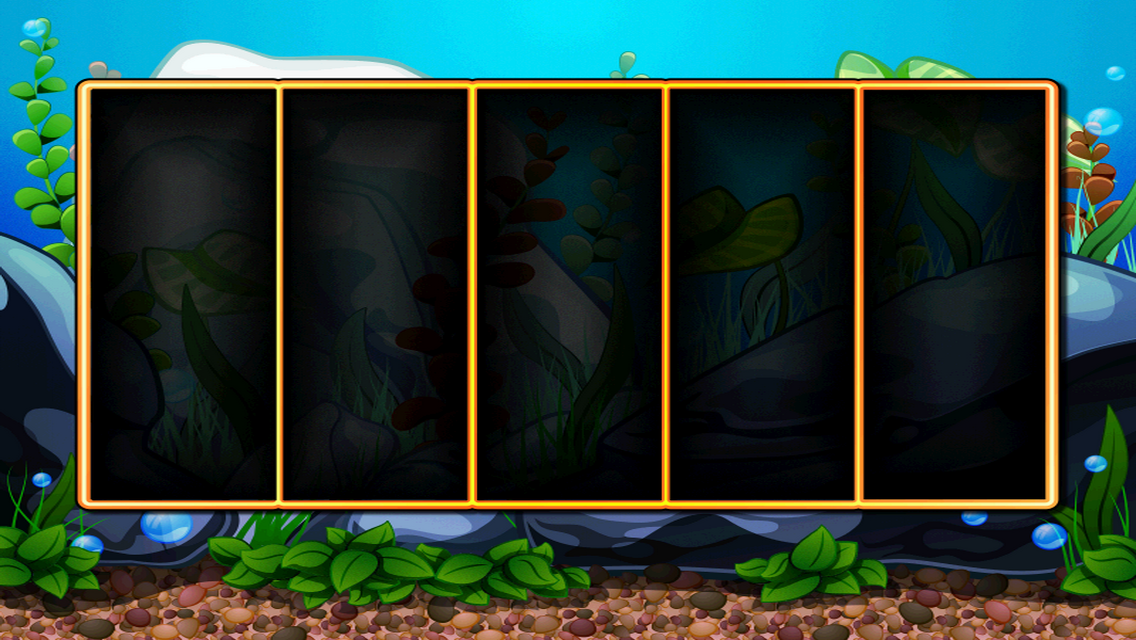

The image is a tile-based game level rendered from a .tmx file. Its description and source (layers, tilesets, objects; grid data summarised) follow:
An orthogonal 2x2 tile map with 568x320 px tiles, 1 tile layer (GroundLayer) and 1 object (GameObject).

<map version="1.0" orientation="orthogonal" width="2" height="2" tilewidth="568" tileheight="320">
 <tileset firstgid="1" name="stage01" tilewidth="568" tileheight="320">
  <image source="stage01.png" width="1136" height="640" />
 </tileset>
 <layer name="GroundLayer" width="2" height="2">
  <data>[4 cells, 4 non-empty, 4 distinct tile ids]</data>
 </layer>
 <objectgroup name="ObjectLayer" width="2" height="2">
  <object name="GameObject1" type="GameObject" x="160" y="173" width="83" height="42">
   <properties>
    <property name="PropertyName" value="sprites/baoxiang-tweener.property" />
   </properties>
  </object>
 </objectgroup>
</map>